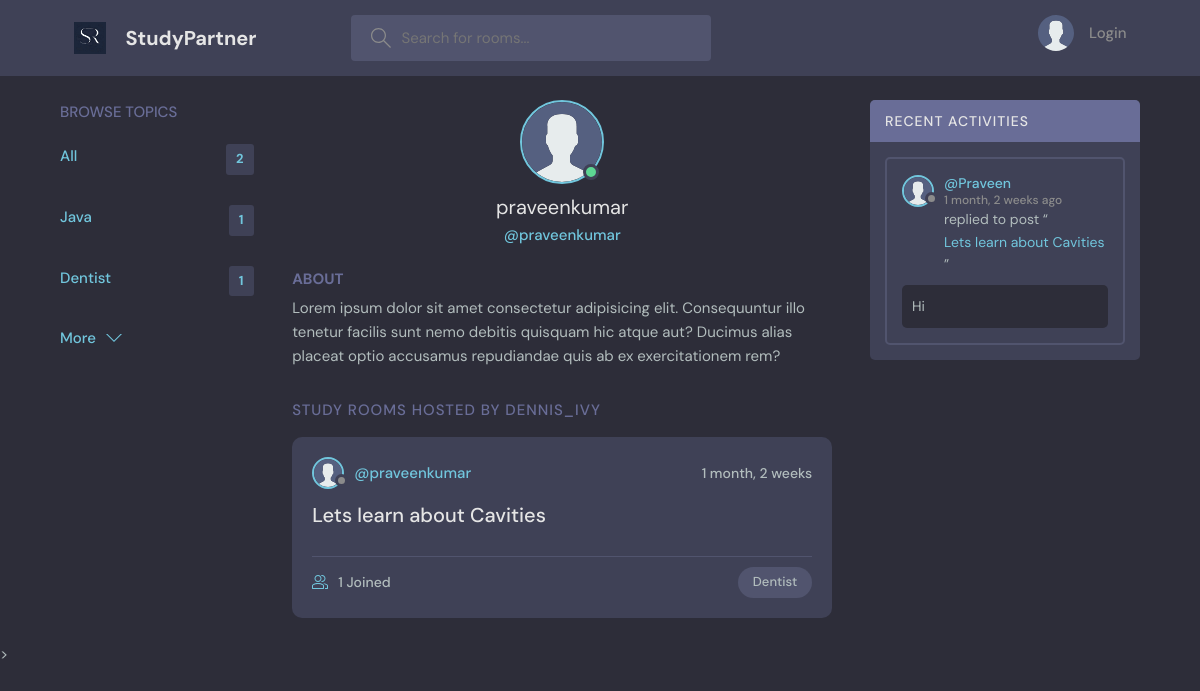
The page /profile4/ on the database its author committed.
### Base/models.py (models this page shows, shortened)
class Topic(models.Model):
    name = models.CharField(max_length=250)

class User(AbstractUser):
    name= models.CharField(max_length=200, null= True)
    email = models.EmailField(unique=True, null=True)
    bio= models.TextField(null=True)
    avatar=models.ImageField(null=True, default="avatar.svg")
    USERNAME_FIELD = 'email'
    REQUIRED_FIELDS = []

class Room(models.Model):
    host = models.ForeignKey(User, on_delete=models.SET_NULL, null=True)
    topic = models.ForeignKey(Topic, on_delete=models.SET_NULL, null=True)
    name = models.CharField(max_length=250)
    description = models.TextField(null= True, blank= True)
    participants = models.ManyToManyField(User, related_name='participants', blank=True)
    updated = models.DateTimeField(auto_now = True)
    created = models.DateTimeField(auto_now_add= True)
    class Meta:
        ordering = ['-updated', '-created']
    def __str__(self):
        return self.name

class Message(models.Model):
    user = models.ForeignKey(User, on_delete= models.CASCADE)
    room = models.ForeignKey(Room, on_delete=models.CASCADE)
    body = models.TextField()
    updated = models.DateTimeField(auto_now = True)
    created = models.DateTimeField(auto_now_add= True)
    class Meta:
        ordering = ['-updated', '-created']
    def __str__(self):
        return self.body[0:50]  #this will show only 50 characters in the body

### Base/views.py (the view)
# urls.py: path('profile<str:pk>/', views.UserProfile, name="User-Profile"),
def UserProfile(request,pk):
    user= User.objects.get(id=pk)
    rooms=user.room_set.all()
    room_messages=user.message_set.all()
    topics=Topic.objects.all()
    context={'user':user, 'Rooms': rooms, 'Room_messages':room_messages, 'Topics':topics}
    return render(request, 'Base/profile.html', context)

### Base/templates/Base/profile.html (shortened to what this page needs)
{% extends 'main.html' %}
{% block content %}
<main class="profile-page layout layout--3">
    <div class="container">
      {% include 'Base/topics_components.html' %}
      <div class="roomList">
        <div class="profile">
          <div class="profile__avatar">
            <div class="avatar avatar--large active">
              <img src="{{user.avatar.url}}" />
            </div>
          </div>
          <div class="profile__info">
            <h3>{{user.username}}</h3>
            <p>@{{user.username}}</p>
          </div>
          <div class="profile__about">
            <h3>About</h3>
            <p>
              Lorem ipsum dolor sit amet consectetur adipisicing elit. Consequuntur illo tenetur
              facilis sunt nemo debitis quisquam hic atque aut? Ducimus alias placeat optio
              accusamus repudiandae quis ab ex exercitationem rem?
            </p>
          </div>
        </div>
        <div class="roomList__header">
          <div>
            <h2>Study Rooms Hosted by dennis_ivy</a>
            </h2>
          </div>
        </div>
        {% include 'Base/feed_component.html' %}
      </div>
      {% include 'Base/activity_component.html' %}
    </div>
  </main>
{% endblock %}

### Templates/main.html (shortened to what this page needs)
<!DOCTYPE html>
{% load static%}
<html lang="en">
  <head>
    <link rel="stylesheet" href="{% static 'styles/style.css' %}" />
  </head>
  <body>
    {% include 'navbar.html'%}
    {% block content %}{% endblock %}
    <script src="{% static 'js/script.js' %}"></script>>
  </body>
</html>

### Templates/navbar.html (shortened to what this page needs)
{% load static %}
<header class="header header--loggedIn">
    <div class="container">
      <a href="{% url 'Home' %}" class="header__logo">
        <img src="{% static 'images/SR logo svg.svg'%}" />
        <h1>StudyPartner</h1>
      </a>
      <form class="header__search" method="GET" action="{% url 'Home' %}" >
        <label>
          <input name="q" placeholder="Search for rooms..." />
        </label>
      </form>
      <nav class="header__menu">
        {% if request.user.is_authenticated %}
        <div class="header__user">
          <a href="{% url 'Update-User' %}">
            <div class="avatar avatar--medium active">
              <img src="{{request.user.avatar.url}}" />
            </div>
            <p>{{request.user.username}} <span>@{{request.user.username}}</span></p>
          </a>
          <button class="dropdown-button">
            <svg version="1.1" xmlns="http://www.w3.org/2000/svg" width="32" height="32" viewBox="0 0 32 32">
              <title>chevron-down</title>
              <path d="M16 21l-13-13h-3l16 16 16-16h-3l-13 13z"></path>
            </svg>
          </button>
        </div>
        {% else %}
        <a href="{% url 'Login' %}">
          <img src="{% static 'images/avatar.svg' %}" />
          <p>Login</p>
        </a>
        {% endif %}
      </nav>
    </div>
  </header>

### Base/templates/Base/topics_components.html
<div class="topics">
    <div class="topics__header">
      <h2>Browse Topics</h2>
    </div>
    <ul class="topics__list">
      <li>
        <a href="{% url 'Home' %}" class="active">All <span>{{Topics.count}}</span></a>
      </li>
      {% for topic in Topics %}
      <li>
        <a href="{% url 'Home'%}?q={{topic.name}}" class="active">{{topic.name}} <span>{{topic.room_set.all.count}}</span></a>
      </li>
      {% endfor %}
    </ul>
    <a class="btn btn--link" href="{% url 'Topics' %}">
      More
      <svg version="1.1" xmlns="http://www.w3.org/2000/svg" width="32" height="32" viewBox="0 0 32 32">
        <title>chevron-down</title>
        <path d="M16 21l-13-13h-3l16 16 16-16h-3l-13 13z"></path>
      </svg>
    </a>
</div>

### Base/templates/Base/feed_component.html (shortened to what this page needs)
{% for room in Rooms %}
<div class="roomListRoom">
    <div class="roomListRoom__header">
      <a href="{% url 'User-Profile' room.host.id %}" class="roomListRoom__author">
        <div class="avatar avatar--small">
          <img src="{{room.host.avatar.url}}" />
        </div>
        <span>@{{room.host.username}}</span>
      </a>
      <div class="roomListRoom__actions">
        <span>{{room.created|timesince}}</span>
      </div>
    </div>
    <div class="roomListRoom__content">
      <a href="{% url 'Room' room.id %}">{{room.name}}</a>
    </div>
    <div class="roomListRoom__meta">
      <a href="{% url 'Room' room.id %}" class="roomListRoom__joined">
        {{room.participants.all.count}} Joined
      </a>
      <p class="roomListRoom__topic">{{room.topic.name}}</p>
    </div>
  </div>
  {% endfor %}

### Base/templates/Base/activity_component.html (shortened to what this page needs)
<div class="activities">
    <div class="activities__header">
      <h2>Recent Activities</h2>
    </div>
    {% for message in Room_messages %}
    <div class="activities__box">
      <div class="activities__boxHeader roomListRoom__header">
        <a href="{% url 'User-Profile' message.user.id %}" class="roomListRoom__author">
          <div class="avatar avatar--small">
            <img src="{{message.user.avatar.url}}" />
          </div>
          <p>
            @{{message.user.name}}
            <span>{{message.created|timesince}} ago</span>
          </p>
        </a>
      </div>
      <div class="activities__boxContent">
        <p>replied to post “<a href="{% url 'Room' message.room.id %}">{{message.room}}</a>”</p>
        <div class="activities__boxRoomContent">
            {{message}}
        </div>
      </div>
    </div>
    {% endfor %}
  </div>

### rows shown on the page
Topic: name "Java", room_set.all.count "1"
Topic: name "Dentist", room_set.all.count "1"
User: avatar (placeholder picture), username "praveenkumar"
Room: host.avatar (placeholder picture), host.username "praveenkumar", created "1 month, 2 weeks", name "Lets learn about Cavities", participants.all.count "1", topic.name "Dentist"
Message: user.avatar (placeholder picture), user.name "Praveen", created "1 month, 2 weeks", room "Lets learn about Cavities", body "Hi"

### other values the page prints
{{ Topics.count }} "2"
